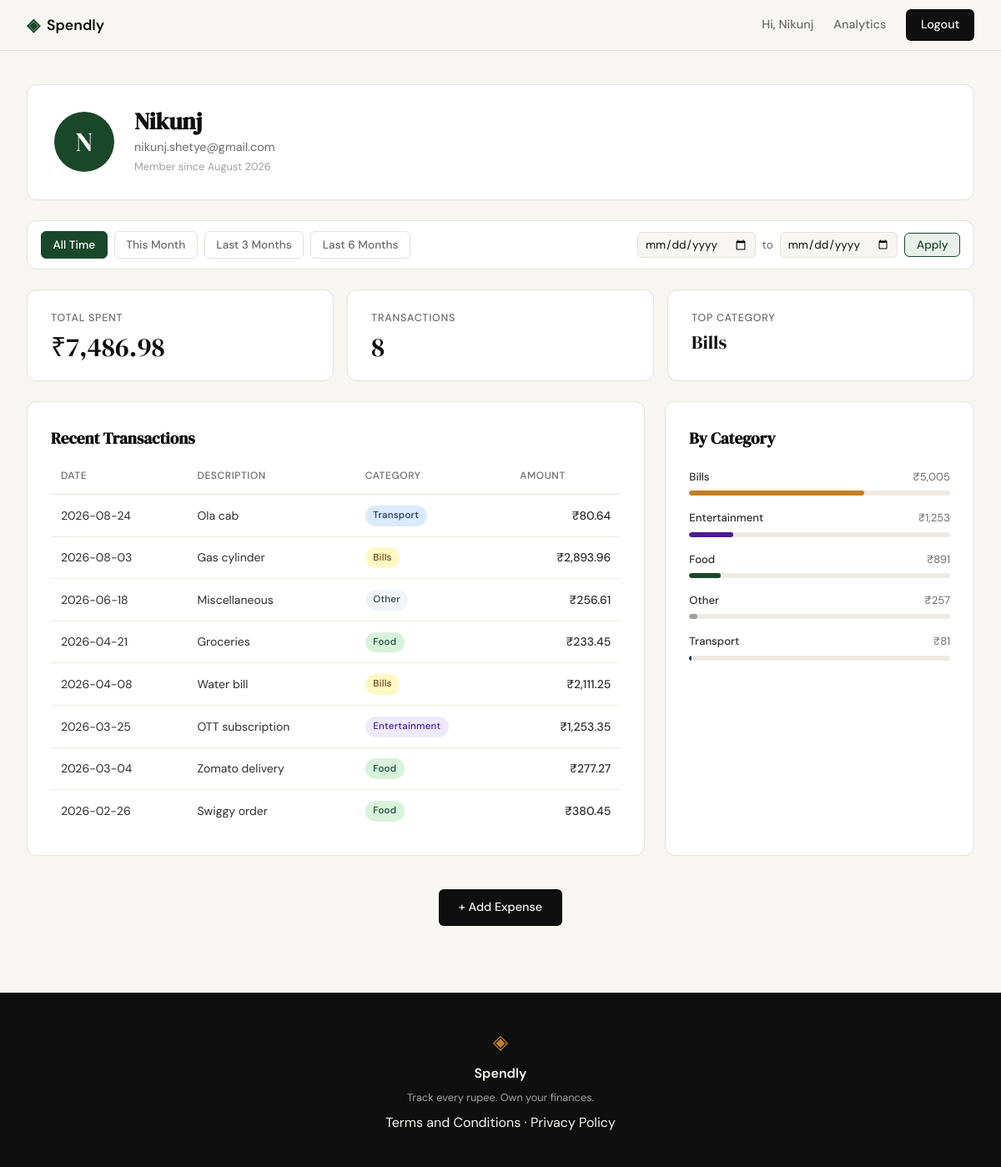
/profile (signed in), run on an earlier commit of the app's database.
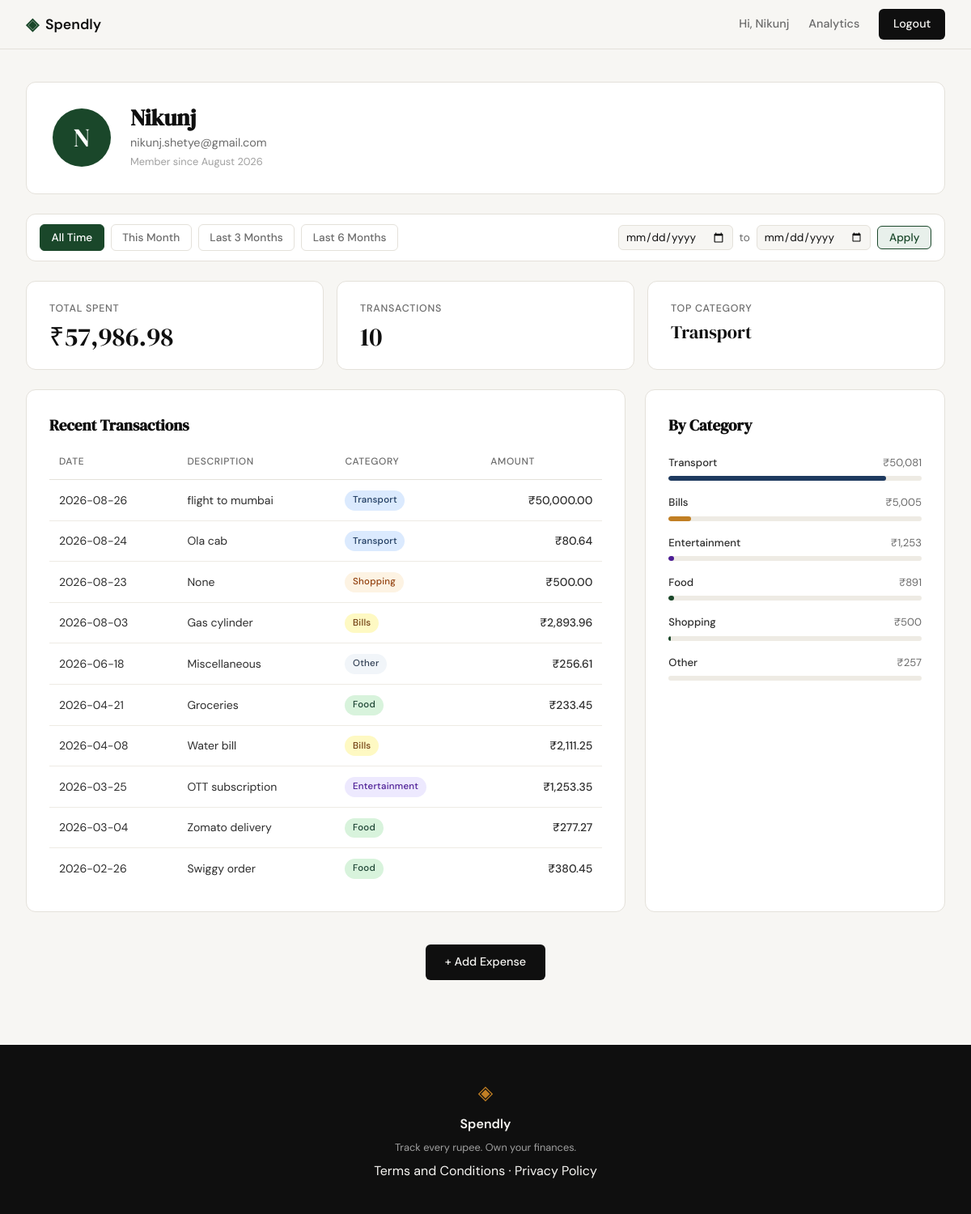
And on a later commit of the database.
### tables this page shows
CREATE TABLE users (
            id            INTEGER PRIMARY KEY AUTOINCREMENT,
            name          TEXT    NOT NULL,
            email         TEXT    UNIQUE NOT NULL,
            password_hash TEXT    NOT NULL,
            created_at    TEXT    DEFAULT (datetime('now'))
        );

CREATE TABLE expenses (
            id          INTEGER PRIMARY KEY AUTOINCREMENT,
            user_id     INTEGER NOT NULL REFERENCES users(id),
            amount      REAL    NOT NULL,
            category    TEXT    NOT NULL,
            date        TEXT    NOT NULL,
            description TEXT,
            created_at  TEXT    DEFAULT (datetime('now'))
        );

### app.py (the view)
@app.route("/profile")
def profile():
    if not session.get("user_id"):
        return redirect(url_for("login"))
    uid = session["user_id"]
    user = get_user_by_id(uid)
    if user is None:
        session.clear()
        return redirect(url_for("login"))
    today     = date.today()
    today_str = today.strftime("%Y-%m-%d")
    date_from = parse_date(request.args.get("date_from", ""))
    date_to   = parse_date(request.args.get("date_to", ""))
    if bool(date_from) != bool(date_to):
        flash("Please provide both a start and end date.", "error")
        date_from = date_to = None
    elif date_from and date_to and date_from > date_to:
        flash("Start date must be before end date.", "error")
        date_from = date_to = None
    first_of_month   = today.replace(day=1).strftime("%Y-%m-%d")
    three_months_ago = (today - timedelta(days=90)).strftime("%Y-%m-%d")
    six_months_ago   = (today - timedelta(days=180)).strftime("%Y-%m-%d")
    preset_dates = {
        "this_month": {"date_from": first_of_month,   "date_to": today_str},
        "3m":         {"date_from": three_months_ago,  "date_to": today_str},
        "6m":         {"date_from": six_months_ago,    "date_to": today_str},
    }
    if date_from is None and date_to is None:
        active_preset = "all"
    elif date_from == first_of_month and date_to == today_str:
        active_preset = "this_month"
    elif date_from == three_months_ago and date_to == today_str:
        active_preset = "3m"
    elif date_from == six_months_ago and date_to == today_str:
        active_preset = "6m"
    else:
        active_preset = "custom"
    stats        = get_summary_stats(uid, date_from=date_from, date_to=date_to)
    transactions = get_recent_transactions(uid, limit=10, date_from=date_from, date_to=date_to)
    categories   = get_category_breakdown(uid, date_from=date_from, date_to=date_to)
    return render_template("profile.html",
        user=user, stats=stats,
        transactions=transactions, categories=categories,
        date_from=date_from or "", date_to=date_to or "",
        active_preset=active_preset,
        preset_dates=preset_dates,
    )

### app.py (called while the page is built)
def parse_date(val):
    try:
        datetime.strptime(val, "%Y-%m-%d")
        return val
    except (ValueError, TypeError):
        return None

### database/db.py (called while the page is built)
def get_db():
    conn = sqlite3.connect(DB_PATH)
    conn.row_factory = sqlite3.Row
    conn.execute("PRAGMA foreign_keys = ON")
    return conn

### database/queries.py (called while the page is built)
def get_user_by_id(user_id):
    conn = get_db()
    row = conn.execute(
        "SELECT name, email, created_at FROM users WHERE id = ?", (user_id,)
    ).fetchone()
    conn.close()
    if row is None:
        return None
    dt = datetime.fromisoformat(row["created_at"])
    return {
        "name": row["name"],
        "email": row["email"],
        "created_at": dt.strftime("%B %Y"),
    }

### templates/profile.html (shortened to what this page needs)
{% extends "base.html" %}
{% block content %}
<div class="profile-page">
    <div class="profile-header">
        <div class="profile-header-card">
            <div class="profile-avatar">{{ user.name[0] }}</div>
            <div class="profile-meta">
                <h2 class="profile-name">{{ user.name }}</h2>
                <p class="profile-email">{{ user.email }}</p>
                <p class="profile-since">Member since {{ user.created_at }}</p>
            </div>
        </div>
    </div>
    <div class="period-filter">
        <div class="period-filter__presets">
            <a href="{{ url_for('profile') }}"
               class="period-filter__link{% if active_preset == 'all' %} is-active{% endif %}">All Time</a>
            <a href="{{ url_for('profile', date_from=preset_dates.this_month.date_from, date_to=preset_dates.this_month.date_to) }}"
               class="period-filter__link{% if active_preset == 'this_month' %} is-active{% endif %}">This Month</a>
            <a href="{{ url_for('profile', date_from=preset_dates['3m'].date_from, date_to=preset_dates['3m'].date_to) }}"
               class="period-filter__link{% if active_preset == '3m' %} is-active{% endif %}">Last 3 Months</a>
            <a href="{{ url_for('profile', date_from=preset_dates['6m'].date_from, date_to=preset_dates['6m'].date_to) }}"
               class="period-filter__link{% if active_preset == '6m' %} is-active{% endif %}">Last 6 Months</a>
        </div>
        <form class="period-filter__custom" method="GET" action="{{ url_for('profile') }}">
            <input type="date" name="date_from" value="{{ date_from }}" class="period-filter__input">
            <span class="period-filter__sep">to</span>
            <input type="date" name="date_to" value="{{ date_to }}" class="period-filter__input">
            <button type="submit" class="period-filter__apply">Apply</button>
        </form>
    </div>
    <div class="profile-stat-row">
        <div class="profile-stat-card">
            <span class="profile-stat-label">Total Spent</span>
            <span class="profile-stat-value">{{ stats.total }}</span>
        </div>
        <div class="profile-stat-card">
            <span class="profile-stat-label">Transactions</span>
            <span class="profile-stat-value">{{ stats.count }}</span>
        </div>
        <div class="profile-stat-card">
            <span class="profile-stat-label">Top Category</span>
            <span class="profile-stat-value profile-stat-value--text">{{ stats.top_cat }}</span>
        </div>
    </div>
    <div class="profile-grid">
        <div class="profile-main">
            <h3 class="section-title">Recent Transactions</h3>
            <table class="tx-table">
                <thead>
                    <tr>
                        <th>Date</th>
                        <th>Description</th>
                        <th>Category</th>
                        <th>Amount</th>
                    </tr>
                </thead>
                <tbody>
                    {% for tx in transactions %}
                    <tr>
                        <td>{{ tx.date }}</td>
                        <td>{{ tx.description }}</td>
                        <td><span class="cat-badge cat-badge--{{ tx.category | lower }}">{{ tx.category }}</span></td>
                        <td class="tx-amount">{{ tx.amount }}</td>
                    </tr>
                    {% endfor %}
                </tbody>
            </table>
        </div>
        <div class="profile-sidebar">
            <h3 class="section-title">By Category</h3>
            {% for cat in categories %}
            <div class="cat-row">
                <div class="cat-row-header">
                    <span class="cat-row-name">{{ cat.name }}</span>
                    <span class="cat-row-total">{{ cat.total }}</span>
                </div>
                <div class="cat-bar-track">
                    <div class="cat-bar cat-bar--{{ cat.name | lower }}" data-width="{{ cat.pct }}"></div>
                </div>
            </div>
            {% endfor %}
        </div>
    </div>
    <div class="profile-cta">
        <a href="{{ url_for('add_expense') }}" class="btn-primary">+ Add Expense</a>
    </div>
</div>
{% endblock %}

### templates/base.html (shortened to what this page needs)
<!DOCTYPE html>
<html lang="en">
<head>
    <link rel="stylesheet" href="{{ url_for('static', filename='css/style.css') }}">
</head>
<body>
    <nav class="navbar">
        <div class="nav-inner">
            <a href="{{ url_for('landing') }}" class="nav-brand">
                <span class="brand-icon">◈</span>
                <span class="brand-name">Spendly</span>
            </a>
            <div class="nav-links">
                {% if session.get('user_id') %}
                <span class="nav-user">Hi, {{ session['user_name'].split()[0] }}</span>
                <a href="{{ url_for('analytics') }}" class="{% if request.endpoint == 'analytics' %}nav-active{% endif %}">Analytics</a>
                <a href="{{ url_for('logout') }}" class="nav-cta">Logout</a>
                {% else %}
                <a href="{{ url_for('login') }}">Sign in</a>
                <a href="{{ url_for('register') }}" class="nav-cta">Get started</a>
                {% endif %}
            </div>
        </div>
    </nav>
    <main class="main-content">
        {% block content %}{% endblock %}
    </main>
    <footer class="footer">
        <div class="footer-inner">
            <span class="brand-icon">◈</span>
            <span class="footer-name">Spendly</span>
            <p class="footer-copy">Track every rupee. Own your finances.</p>
            <p><a href="/terms">Terms and Conditions</a> &middot; <a href="/privacy">Privacy Policy</a></p>
        </div>
    </footer>
</body>
</html>

What changed in the data, as far as the page shows it:
added expenses: date "2026-08-26", description "flight to mumbai", category "Transport", amount "₹50,000.00"
added expenses: date "2026-08-23", description "None", category "Shopping", amount "₹500.00"
Also different on the page:
{{ stats.total }}: "₹7,486.98" → "₹57,986.98"
{{ stats.count }}: "8" → "10"
{{ stats.top_cat }}: "Bills" → "Transport"
{{ cat.pct }}: 67 → 9 (drawn)
{{ cat.pct }}: 17 → 2 (drawn)
{{ cat.pct }}: 12 → 2 (drawn)
new list line: "Transport ₹50,081"
new list line: "Shopping ₹500"
list line gone: "Transport ₹81"
